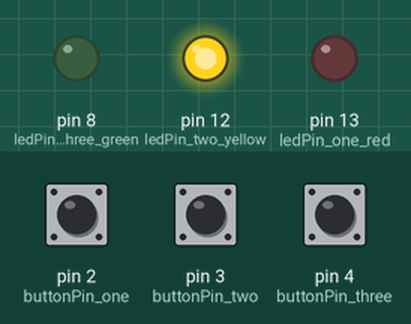
A sketch run on a simulated Arduino Uno, built with avr-gcc and run on an emulated ATmega328P. Parts: output pins drawn as LEDs (lit = HIGH). The test bench sets the inputs (shaded band); at power-on: pin 2 (buttonPin_one) LOW, pin 3 (buttonPin_two) LOW, pin 4 (buttonPin_three) LOW.

Above: at 0.1 s.
At 1.1 s:
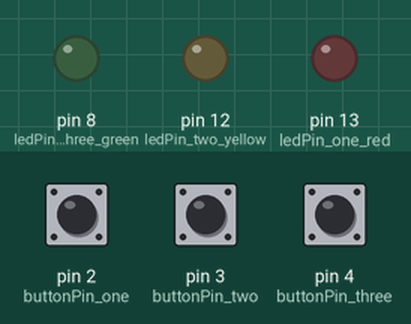
Timing chart, 0 to 2.6 s (numbered marks = the images above):
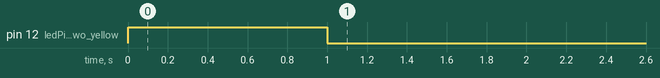

The sketch:

couting_push_buttons.ino
```cpp
// contador que conta o numero de vezes que um botao push-button mudou de estado.botao

//  when u press a button, turn on LED

//  no boucing treatment

// O microcontrolador tende a interpretar que o usuário pressionou rapidamente várias vezes a chave, quando na verdade foi apenas uma vez.

// DEFINE CONST

// Ao apertar e soltar o botão, esperamos que o contador incremente várias vezes (efeito bouncing).
const int buttonPin_one = 2; // pin 2
const int buttonPin_two = 3; // pin 3
const int buttonPin_three = 4; // pin 4

const int ledPin_one_red = 13; // pin 13 - LED
const int ledPin_two_yellow = 12; // pin 12 - LED
const int ledPin_three_green = 8; // pin 8 - LED

unsigned long print_timer = 0; // timer in serial port UART0 - miliseconds
unsigned long previousMillis = 0;

unsigned long lastDebounceTime_one = 0; // the last time the output pin was toggled
unsigned long lastDebounceTime_two = 0; // the last time the output pin was toggled
unsigned long lastDebounceTime_three = 0; // the last time the output pin was toggled

// unsigned long because the value will be long in a period of time
unsigned long debounceDelay = 50; // the debounce time ; increase if the output flickers
// 50 miliseconds
const unsigned long blinkDuration = 1000;  // the duration of the blink in milliseconds
unsigned long blinkStartTime = 0;   // the time the LED started blinking

uint8_t counter_one = 0; // count how many change state in the button
uint8_t counter_two = 0; // count how many change state in the button

bool buttonState_one = false;
bool buttonState_two = false;
bool buttonPressed_three = false;
bool resetFlag = false;

//usually int is 16 its
void setup(){
    // Serial communication
    Serial.begin(9600);

    // Set the pin modes
    pinMode(buttonPin_one, INPUT);
    pinMode(buttonPin_two, INPUT);
    pinMode(buttonPin_three, INPUT);
    pinMode(ledPin_one_red, OUTPUT);
    pinMode(ledPin_two_yellow, OUTPUT);
    pinMode(ledPin_three_green, OUTPUT);

    // Turn off all the LEDs
    digitalWrite(ledPin_three_green, LOW);
    digitalWrite(ledPin_two_yellow, LOW);
    digitalWrite(ledPin_one_red, LOW);

    // last = digitalRead(buttonPin);
    // we expect that the counter is incremented many times (boucing effect)]
}

void blink_led(int led_pin, unsigned long duration) {
  unsigned long currentMillis = millis();

  if ((millis() - blinkStartTime) < duration) {
    digitalWrite(led_pin, HIGH);
  } else {
    digitalWrite(led_pin, LOW);
  }
  /*if (currentMillis - previousMillis  >= 1000) { // flash at 1Hz
  //  previousMillis = currentMillis;
    digitalWrite(ledPin_one_red, !digitalRead(ledPin_one_red));
  }

  if (currentMillis >= duration) {
    resetFlag = true;
  }*/
}


void blink_led(int led_pin) {
  unsigned long currentMillis = millis();

  //if (currentMillis - previousMillis  >= 1000) { // flash at 1Hz
  //  previousMillis = currentMillis;
  //  digitalWrite(ledPin, !digitalRead(ledPin));
  //}

  if ((millis() - blinkStartTime) < blinkDuration) {
    digitalWrite(led_pin, HIGH);
  } else {
    digitalWrite(led_pin, LOW);
  }

}


unsigned long verify_last_debounce_time (int reading, int lastButtonState) {
  unsigned long lastDebounceTime = 0;

  if (reading != lastButtonState){
      // reset the bouncing timer
    lastDebounceTime = millis();
  }
  return lastDebounceTime;
}

void loop(){
    // read the state of the switch into a local variable
    int reading_one = digitalRead(buttonPin_one);

    // debounce the first button
    lastDebounceTime_one = verify_last_debounce_time(reading_one, buttonState_one);

    if ((millis() - lastDebounceTime_one) > debounceDelay) {
        // whatever the reading is at, its been there for longer that the debounce delay, so take it as the actual current state
        // if the button state has changed
        if (reading_one != LOW) {
            buttonState_one = reading_one;

            // only toggle the LED if the new button state is HIGH
            if (buttonState_one == HIGH){
                counter_one++;
                Serial.println("Button 1 pressed");
                Serial.println(counter_one);
        }
      }
    }

      // Check if the counts are even or odd
    if (counter_one % 2 == 0) {
        // If the count is even, turn on the yellow LED and turn off the green LED
        blink_led(ledPin_two_yellow);
        //digitalWrite(ledPin_two_yellow, HIGH);
        digitalWrite(ledPin_three_green, LOW);
    } else {
        // If the count is odd, turn on the green LED and turn off the yellow LED
         //igitalWrite(ledPin_two_yellow, LOW);
         //digitalWrite(ledPin_three_green, HIGH);
    }


    int reading_two = digitalRead(buttonPin_two);
    lastDebounceTime_two = verify_last_debounce_time(reading_two, buttonState_two);

    if ((millis() - lastDebounceTime_two) > debounceDelay) {
        // whatever the reading is at, its been there for longer that the debounce delay, so take it as the actual current state
        // if the button state has changed
        if (reading_two != LOW) {
            buttonState_two = reading_two;

            // only toggle the LED if the new button state is HIGH
            if (buttonState_two == HIGH){
                counter_two++;
                Serial.println("Button 2 pressed");
                Serial.println(counter_two);
        }
      }
    }

    // Check if the count is odd or even for button2 and blink accordingly
    if (counter_two % 2 == 1) {
      // If the count is odd, blink the green LED
      blink_led(ledPin_three_green);
      digitalWrite(ledPin_two_yellow, LOW);
    } else {
      // If the count is even, turn off the green LED
      digitalWrite(ledPin_three_green, LOW);
    }


    int reading_three = digitalRead(buttonPin_three);
    lastDebounceTime_three = verify_last_debounce_time(reading_three, buttonPressed_three);

    if ((millis() - lastDebounceTime_three) > debounceDelay) {
        // whatever the reading is at, its been there for longer that the debounce delay, so take it as the actual current state
        // if the button state has changed
        if (reading_three != LOW) {
            buttonPressed_three = reading_three;

            // only toggle the LED if the new button state is HIGH
            if (buttonPressed_three == HIGH){
                  buttonPressed_three = true;
                  Serial.println("Button 3 pressed");
                  // If button 3 was pressed, reset the counts and set the reset flag
                  counter_one = 0;
                  counter_two = 0;
                  resetFlag = true;
                  buttonPressed_three = false;
                  Serial.println("Count reset");
        }
      }
    }

    // Check if the reset flag is set
    if (resetFlag) {
      // If the reset flag is set, blink the red LED for 10 seconds
      blink_led(ledPin_one_red, 10000);
      resetFlag = false;
      // digitalWrite(ledPin_one_red, LOW);
    }
}
```

Measured:
- by itself, pin 12 (ledPin_two_yellow): LOW → HIGH at 0.00 s, → LOW 1.0 s later
